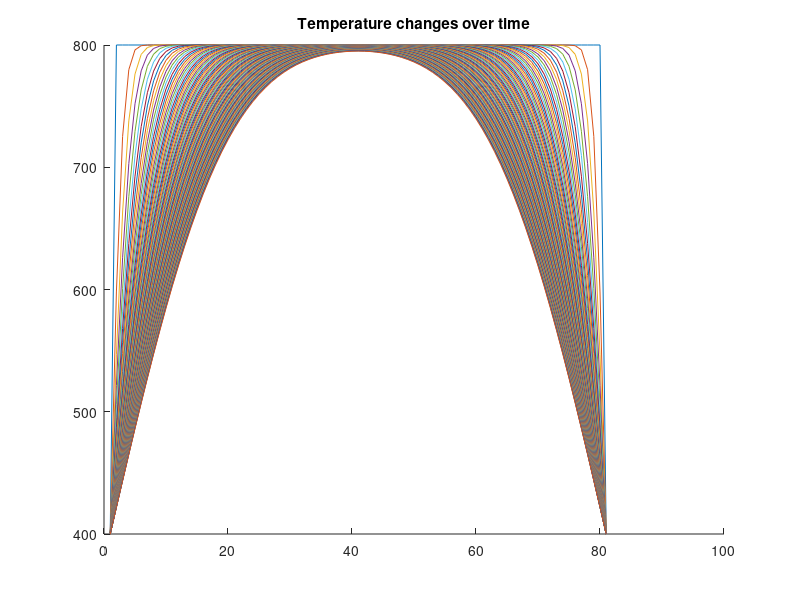
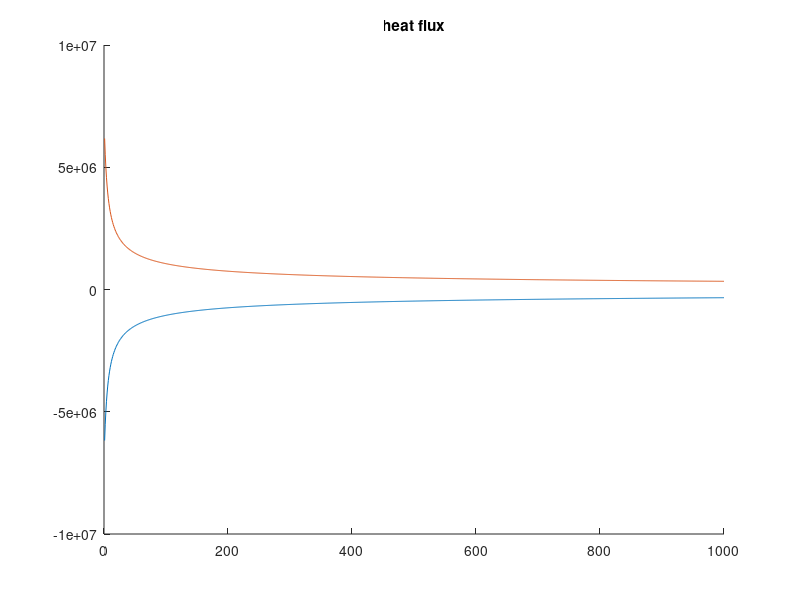

Recreate these plots in MATLAB, in order.
clc
clear
l = 2 ;
m = 80 ;
dx = l/m ; 
alpha = 11.234*power(10,-5) ; %pure_copper
k = 386 ; %pure_copper
dt = 0.6 ; 
beta = (alpha*dt)/(power(dx,2)) ; 
Tw = 400 ; 
Te = 400 ; 
To = 800 ; 
n_max = 1000 ; 
T = zeros(m+1 , n_max) ; 
T(: , 1) = To ;
T(1 , :) = Tw ; 
T(m+1 , :) = Te ;
Q_transfer_w = zeros(1 , n_max) ; %Output flux from the left side of the rod
Q_transfer_e = zeros(1 , n_max) ; %The outlet flux is furnished from the right side
for n=1 : n_max
    for i=2 : m
        T(i , n+1) = beta*(T(i+1 , n)-2*T(i , n)+T(i-1 , n))+T(i , n) ;
    end
     Q_transfer_w(1,n) = abs(-k*(T(2,n)-Tw)/dx) ; 
     Q_transfer_e(1,n) = -abs(-k*(T(m,n)-Te)/dx) ; 
end 

for n=1 :10: n_max 
    hold on ;
    plot(T(: , n)) ; 
    title('Temperature changes over time');
end
figure ;
hold on ;
plot(Q_transfer_e) ;
plot(Q_transfer_w) ;
title('heat flux') ;




